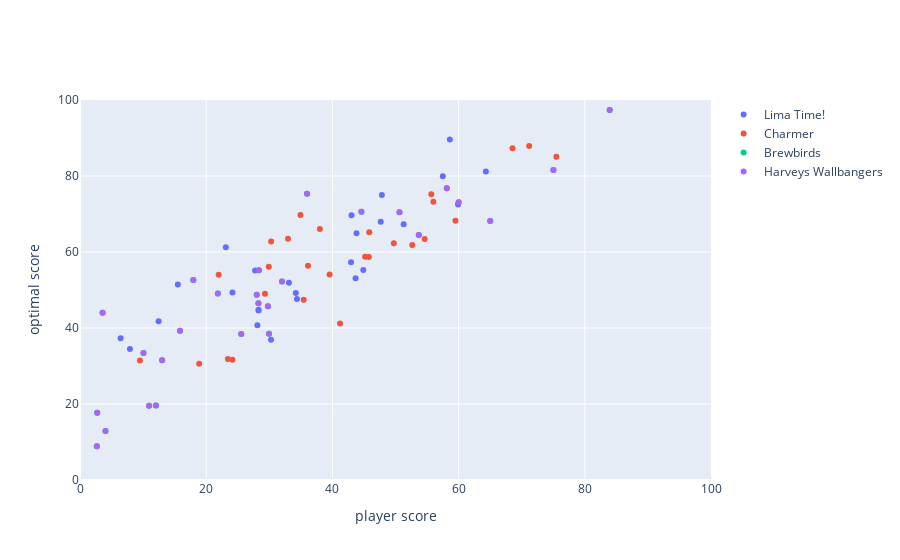

Here is the notebook cell this chart was saved with:
### Code cell
fig = go.Figure()
fig.add_trace(
    go.Scatter(
        name='Lima Time!', x=lt.score, y=lt.optimal, mode='markers', text=lt.week
    )
)
fig.add_trace(
    go.Scatter(
        name='Charmer', x=ch.score, y=ch.optimal, mode='markers', text=ch.week
))
fig.add_trace(
    go.Scatter(
        name='Brewbirds', x=bb.score, y=bb.optimal, mode='markers', text=bb.week
))
fig.add_trace(
    go.Scatter(
        name='Harveys Wallbangers', x=bb.score, y=bb.optimal, mode='markers', text=bb.week
))
fig.update_layout(xaxis_title='player score', yaxis_title='optimal score',
                 yaxis_range=[0,100], xaxis_range=[0,100])
fig.show()

### Figure 1 — Plotly figure (JSON) as saved in the notebook; plotly's stock layout.template omitted (floating-point values rounded to 4 significant figures)
{"data": [{"mode": "markers", "name": "Lima Time!", "text": [1, 2, 3, 4, 5, 6, 7, 8, 9, 10, 11, 12, 13, 14, 15, 16, 17, 18, 19, 20, 21, 22, 23, 24, 25, 26, 27], "type": "scatter", "x": [28.11, 28.3, 43.67, 28.29, 30.27, 7.913, 34.39, 33.11, 15.5, 47.84, 27.75, 57.5, 6.438, 23.11, 51.29, -1.35, 34.2, 24.16, 43.03, 43.82, 59.92, 47.66, 42.96, 58.61, 64.32, 44.9, 12.46], "y": [40.73, 44.79, 53.12, 44.6, 36.89, 34.46, 47.64, 51.94, 51.42, 74.98, 55.12, 79.91, 37.31, 61.23, 67.32, 40.65, 49.24, 49.34, 69.67, 64.93, 72.52, 67.97, 57.3, 89.62, 81.18, 55.24, 41.79]}, {"mode": "markers", "name": "Charmer", "text": [1, 2, 3, 4, 5, 6, 7, 8, 9, 10, 11, 12, 13, 14, 15, 16, 17, 18, 19, 20, 21, 22, 23, 24, 25, 26, 27], "type": "scatter", "x": [23.44, 56.0, 36.14, 29.92, 32.97, 49.73, 45.18, 52.66, 41.22, 21.98, 45.78, 35.45, 68.54, 55.68, 9.5, 24.16, 39.56, 54.62, 59.5, 75.5, 38.02, 71.18, 45.84, 30.29, 34.94, 29.31, 18.89], "y": [31.85, 73.23, 56.41, 56.15, 63.49, 62.32, 58.77, 61.86, 41.22, 54.01, 58.66, 47.43, 87.3, 75.22, 31.42, 31.63, 54.08, 63.44, 68.22, 85.04, 66.06, 87.93, 65.21, 62.79, 69.71, 49.02, 30.6]}, {"mode": "markers", "name": "Brewbirds", "text": [1, 2, 3, 4, 5, 6, 7, 8, 9, 10, 11, 12, 13, 14, 15, 16, 17, 18, 19, 20, 21, 22, 23, 24, 25, 26, 27], "type": "scatter", "x": [12.03, 10.06, 10.96, 4.038, 29.96, 25.55, 65.01, 60.01, 35.98, 2.728, 29.78, 53.69, 32.01, 3.578, 83.94, 2.67, 75.03, 17.96, 58.14, 44.6, 28.28, 28.01, 28.35, 21.85, 50.64, 15.85, 13.01], "y": [19.64, 33.44, 19.53, 12.87, 38.48, 38.43, 68.17, 73.08, 75.33, 17.72, 45.7, 64.49, 52.27, 44.0, 97.38, 8.866, 81.56, 52.64, 76.8, 70.61, 46.51, 48.74, 55.2, 49.05, 70.49, 39.27, 31.53]}, {"mode": "markers", "name": "Harveys Wallbangers", "text": [1, 2, 3, 4, 5, 6, 7, 8, 9, 10, 11, 12, 13, 14, 15, 16, 17, 18, 19, 20, 21, 22, 23, 24, 25, 26, 27], "type": "scatter", "x": [12.03, 10.06, 10.96, 4.038, 29.96, 25.55, 65.01, 60.01, 35.98, 2.728, 29.78, 53.69, 32.01, 3.578, 83.94, 2.67, 75.03, 17.96, 58.14, 44.6, 28.28, 28.01, 28.35, 21.85, 50.64, 15.85, 13.01], "y": [19.64, 33.44, 19.53, 12.87, 38.48, 38.43, 68.17, 73.08, 75.33, 17.72, 45.7, 64.49, 52.27, 44.0, 97.38, 8.866, 81.56, 52.64, 76.8, 70.61, 46.51, 48.74, 55.2, 49.05, 70.49, 39.27, 31.53]}], "layout": {"autosize": true, "xaxis": {"range": [0, 100], "title": {"text": "player score"}, "type": "linear"}, "yaxis": {"range": [0, 100], "title": {"text": "optimal score"}, "type": "linear"}}}
